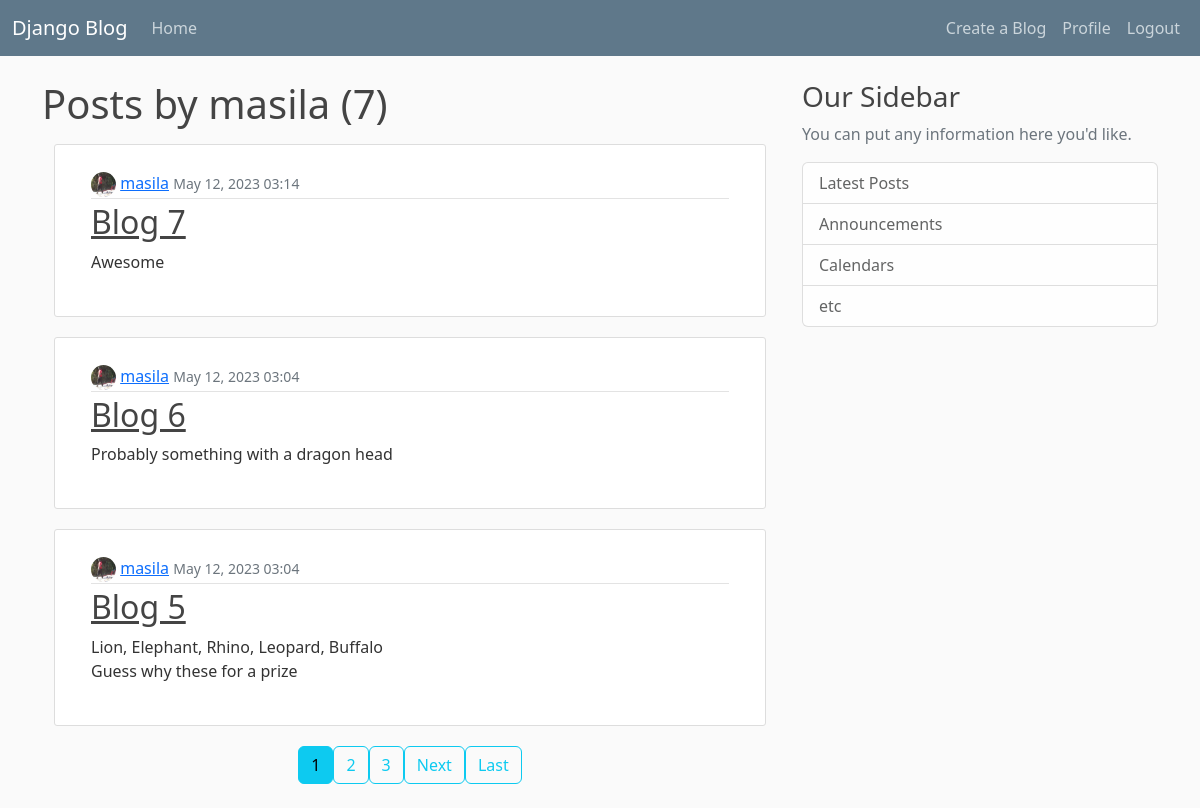
The page /user/masila (signed in) on the database its author committed.
### blog/models.py (models this page shows, shortened)
class Post(models.Model):
    title = models.CharField(max_length=100)
    content = models.TextField()
    date_posted = models.DateTimeField(default=timezone.now)
    author = models.ForeignKey(User, on_delete=models.CASCADE)

### users/models.py (models this page shows, shortened)
class Profile(models.Model):
    user = models.OneToOneField(User, on_delete=models.CASCADE)
    image = models.ImageField(default='default.jpg', upload_to='profile_pics')

### blog/views.py (the view)
# urls.py: path("user/<str:username>",views.UserPostListView.as_view(), name="user-posts"),
@method_decorator(login_required, name='dispatch')
class UserPostListView(ListView):
    model = Post
    template_name = 'blog/user_posts.html'
    context_object_name = 'posts'
    paginate_by = 3
    def get_queryset(self):
        user = get_object_or_404(User, username=self.kwargs.get('username'))
        return Post.objects.filter(author=user).order_by('-date_posted')

### blog/templates/blog/user_posts.html (shortened to what this page needs)
{% extends "blog/base.html" %}
{% block content %}
<h1 class="mb-3">Posts by {{ view.kwargs.username }} ({{ page_obj.paginator.count }}) </h1>
<div class="container">
    <div class="row">
        <div class="col">
            {% for post in posts %}
            <article class="card content-section">
                <div class="card-body">
                    <div class="article-metadata">
                        <img class="rounded-circle article-svg" src="{{ post.author.profile.image.url }}"
                            alt="author's profile">
                        <a class="mr-2" href="{% url 'user-posts' post.author.username %}">{{ post.author }}</a>
                        <small class="text-muted">{{ post.date_posted | date:"F d, Y H:i" }}</small>
                    </div>
                    <h2><a class="article-title" href="{% url 'post-detail' post.id %}">{{ post.title }}</a></h2>
                    <p class="article-content">{{ post.content }}</p>
                </div>
            </article>
            {% endfor %}
            <div class="d-flex justify-content-center">
            {% if is_paginated %}
                {% for num in page_obj.paginator.page_range %}
                    {% if page_obj.number == num %}
                        <a class="btn btn-info mb-4" href="?page={{ num }}">{{ num }}</a>
                    {% elif num > page_obj.number|add:"-3" and num < page_obj.number|add:"3" %}
                        <a class="btn btn-outline-info mb-4" href="?page={{ num }}">{{ num }}</a>
                    {% endif %}
                {% endfor %}
                {% if page_obj.has_next %}
                    <a class="btn btn-outline-info mb-4" href="?page={{ page_obj.next_page_number }}">Next</a>
                    <a class="btn btn-outline-info mb-4" href="?page={{ page_obj.paginator.num_pages }}">Last</a>
                {% endif %}
            {% endif %}
            </div>
        </div>
    </div>
</div>
{% endblock content %}

### blog/static/blog/main.css (style rules this page uses)
body { background: #fafafa; color: #333333; margin-top: 5rem; }
h1, h2, h3, h4, h5, h6 { color: #444444; }
.content-section { background: #ffffff; padding: 10px 20px; border: 1px solid #dddddd; border-radius: 3px; margin-bottom: 20px; }
.article-title { color: #444444; }
.article-content { white-space: pre-line; }
.article-metadata { padding-bottom: 1px; margin-bottom: 4px; border-bottom: 1px solid #e3e3e3 }
.article-svg { width: 25px; height: 25px; vertical-align: middle; }

### rows shown on the page
Post: author.profile.image (picture), author "masila", date_posted "May 12, 2023 03:14", title "Blog 7", content "Awesome"
Post: author.profile.image (picture), author "masila", date_posted "May 12, 2023 03:04", title "Blog 6", content "Probably something with a dragon head"
Post: author.profile.image (picture), author "masila", date_posted "May 12, 2023 03:04", title "Blog 5", content "Lion, Elephant, Rhino, Leopard, Buffalo Guess why these for a prize"

### other values the page prints
{{ view.kwargs.username }} "masila"
{{ page_obj.paginator.count }} "7"
{{ num }} "1"
{{ num }} "2" "3"
